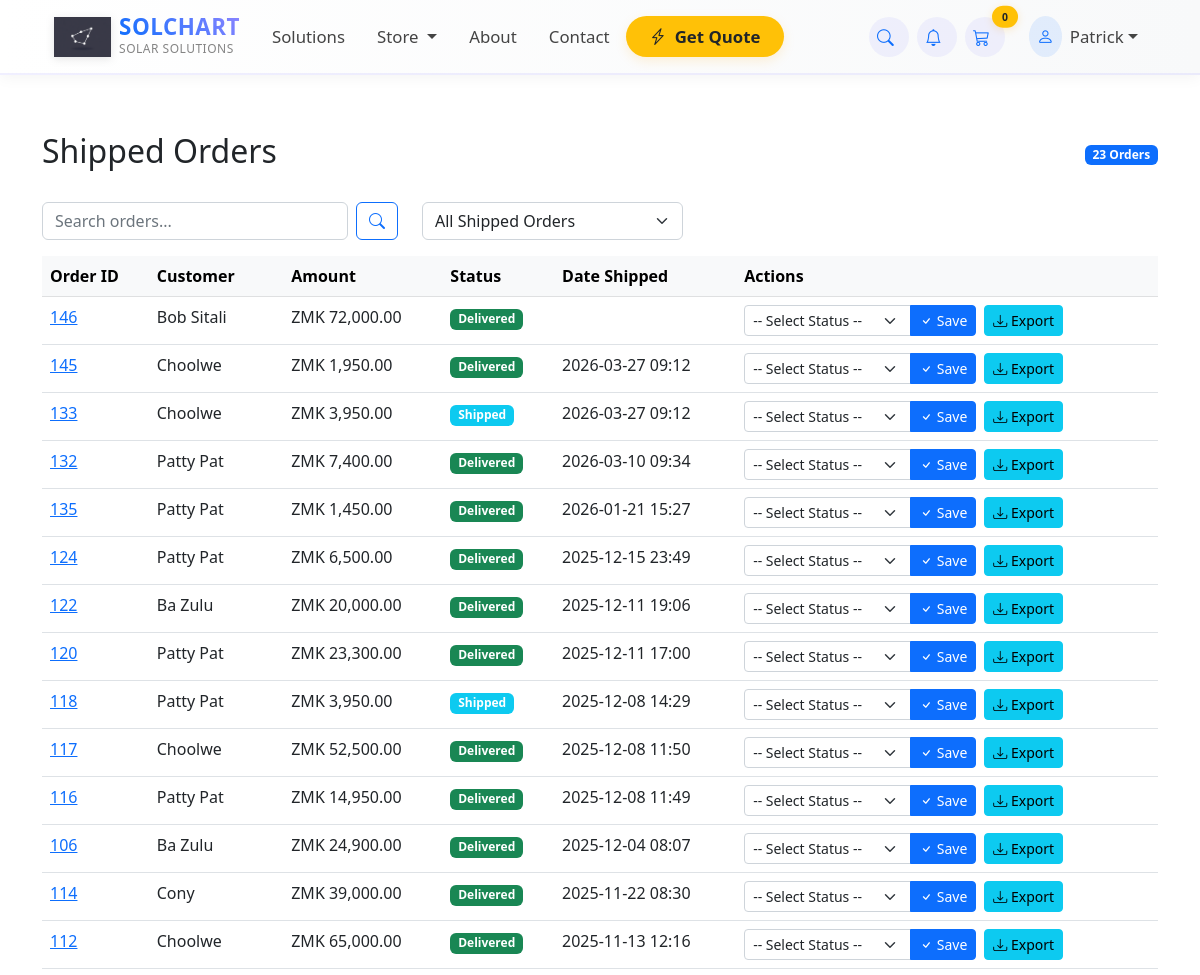
Page /payment/shipped_dash/ (signed in, upper part) on the earlier database version.
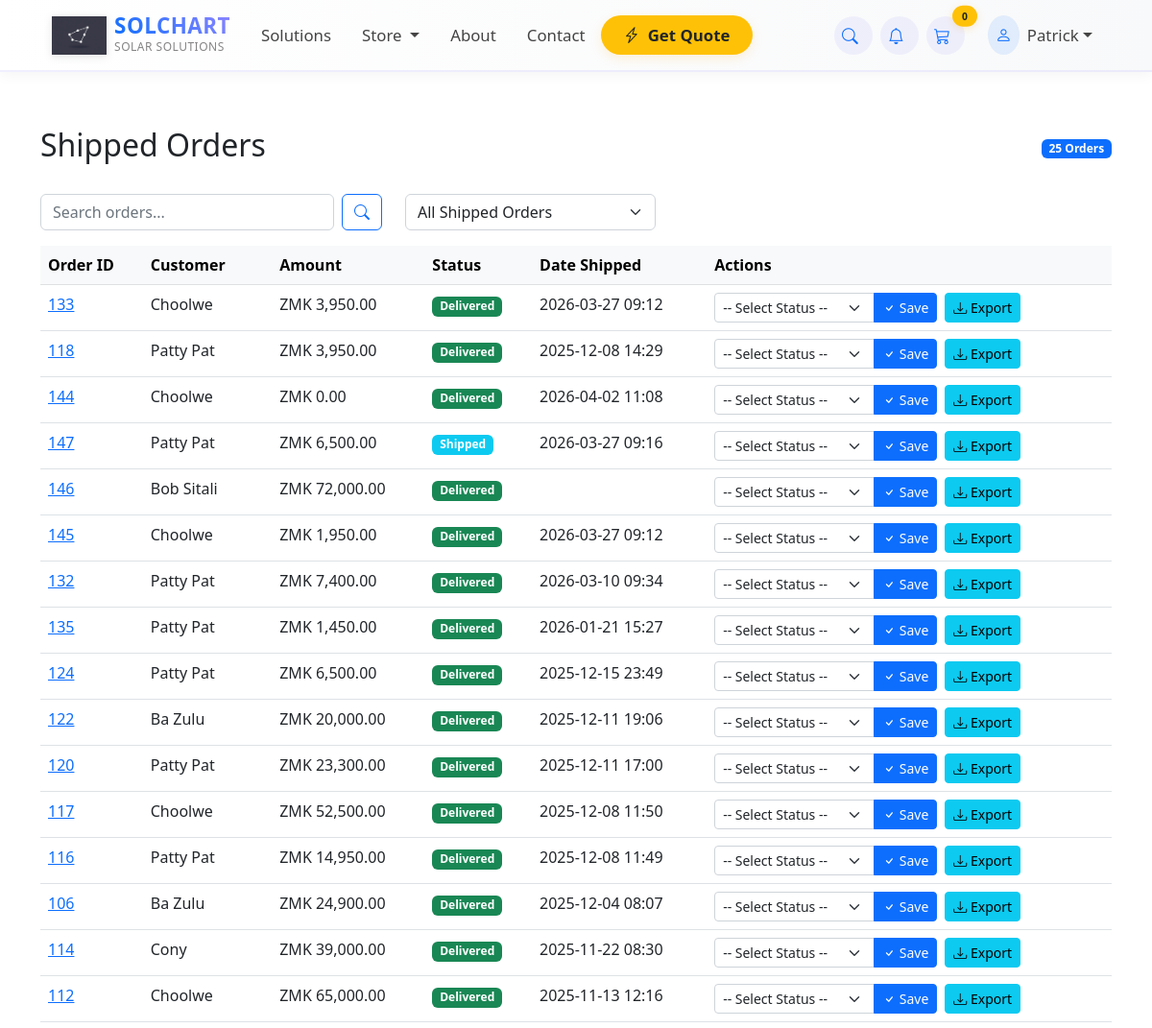
Same page on the later database version.
### payment/models.py (models this page shows, shortened)
class Order(models.Model):
    ORDER_STATUS = (
        ('pending', 'Pending Payment'),
        ('paid', 'Paid'),
        ('processing', 'Processing'),
        ('shipped', 'Shipped'),
        ('delivered', 'Delivered'),
        ('cancelled', 'Cancelled'),
    )
    PAYMENT_CHOICES = (
        ('airtel', 'Airtel Money'),
        ('mtn', 'MTN Mobile Money'),
        ('zamtel', 'Zamtel Kwacha'),
        ('card', 'Bank Card'),
        ('cod', 'Cash on Delivery'),
    )
    user = models.ForeignKey(User, on_delete=models.CASCADE, null=True, blank=True)
    full_name = models.CharField(max_length=255)
    email = models.EmailField(max_length=255)
    phone_number = models.CharField(max_length=20, null=True, blank=True)
    shipping_address = models.TextField(max_length=1000, blank=True, null=True)
    amount_paid = models.DecimalField(max_digits=12, decimal_places=2, default=Decimal('0.00'))
    date_ordered = models.DateTimeField(auto_now_add=True)
    payment_code = models.CharField(
        max_length=20,
        unique=True,
        null=True,
        blank=True,
        help_text="Unique payment code (e.g., HLS-1001-A7K2) for customer to include with payment"
    )
    status = models.CharField(max_length=20, choices=ORDER_STATUS, default='pending')
    payment_method = models.CharField(max_length=20, choices=PAYMENT_CHOICES, null=True, blank=True)
    payment_reference = models.CharField(max_length=100, null=True, blank=True, help_text="Transaction ID or Reference")
    date_paid = models.DateTimeField(null=True, blank=True)
    date_processed = models.DateTimeField(null=True, blank=True)
    date_shipped = models.DateTimeField(null=True, blank=True)
    date_delivered = models.DateTimeField(null=True, blank=True)
    cancellation_notes = models.TextField(blank=True, null=True)
    class Meta:
        indexes = [
            models.Index(fields=['status']),
            models.Index(fields=['-date_ordered']),
            models.Index(fields=['-date_shipped']),
        ]

### payment/views.py (the view, shortened to what this page needs)
# urls.py: path('shipped_dash/', views.shipped_dash, name='shipped_dash'),
def shipped_dash(request):
    request.disable_newsletter = True
    if not request.user.is_authenticated or not request.user.is_superuser:
        message.warning(request, "Access Denied")
        return redirect('home')
    status_filter = request.GET.get('status', 'all')
    search_query = request.GET.get('search', '')
    if status_filter == 'delivered':
        orders_qs = Order.objects.filter(status='delivered')
    elif status_filter == 'shipped':
        orders_qs = Order.objects.filter(status='shipped')
    else:
        orders_qs = Order.objects.filter(status__in=['shipped', 'delivered'])
    if search_query:
        orders_qs = orders_qs.filter(full_name__icontains=search_query) | orders_qs.filter(id__icontains=search_query) | orders_qs.filter(email__icontains=search_query)
    orders_qs = orders_qs.select_related('user').order_by('-date_delivered', '-date_shipped')
    return render(request, 'payment/shipped_dash.html', {"orders": orders_qs, "current_filter": status_filter, "search_query": search_query})

### cart/cart.py (called while the page is built, shortened)
    def cart_total(self):
        product_ids = self.cart.keys()
        products = Product.objects.filter(id__in=product_ids)
        quantities = self.cart
        total = 0
        return total

    def __len__(self):
        return len(self.cart)

### cart/context_processors.py (called while the page is built)
def cart(request):
    cart_obj = Cart(request)
    cart_quantity = cart_obj.__len__()
    return {
        'cart': cart_obj,  # The full cart object
        'cart_quantity': cart_quantity,  # Just the quantity count
        'cart_total': cart_obj.cart_total()  # If you need total price too
    }

### ecom/context_processors.py (called while the page is built)
def newsletter_form(request):
    if getattr(request, 'disable_newsletter', False):
        return {
            'newsletter_form': None,
        }
    return {
        'newsletter_form': NewsletterSubscriberForm(),
    }

### payment/templates/payment/shipped_dash.html (shortened to what this page needs)
{% extends 'base.html' %}
{% load humanize %}
{% block content %}
<div class="container mt-5">
    <div class="d-flex justify-content-between align-items-center mb-4">
        <h2>Shipped Orders</h2>
        <span class="badge bg-primary">{{ orders|length }} Orders</span>
    </div>
    <div class="row mb-3">
        <div class="col-md-4">
            <form class="d-flex" method="GET">
                <input type="text"
                       name="search"
                       class="form-control me-2"
                       placeholder="Search orders..."
                       value="{{ search_query }}">
                <button type="submit" class="btn btn-outline-primary">
                    <i class="bi bi-search"></i>
                </button>
            </form>
        </div>
        <div class="col-md-3">
            <select class="form-select" onchange="window.location.href='?status=' + this.value">
                <option value="all" {% if current_filter == 'all' %}selected{% endif %}>All Shipped Orders</option>
            </select>
        </div>
    </div>
    <table class="table table-hover" id="ordersTable">
        <thead class="table-light">
            <tr>
                <th>Order ID</th>
                <th>Customer</th>
                <th>Amount</th>
                <th>Status</th>
                <th>Date Shipped</th>
                <th>Actions</th>
            </tr>
        </thead>
        <tbody>
            {% for order in orders %}
            <tr>
                <td><a href="{% url 'orders' order.id %}" class="text-primary">{{ order.id }}</a></td>
                <td>{{ order.full_name }}</td>
                <td>ZMK {{ order.amount_paid|floatformat:2|intcomma }}</td>
                <td>
                    <span class="badge {% if order.status == 'shipped' %}bg-info{% else %}bg-success{% endif %}">
                        {{ order.get_status_display }}
                    </span>
                </td>
                <td>{{ order.date_shipped|date:"Y-m-d H:i" }}</td>
                <td>
                    <div class="d-flex gap-2 align-items-center flex-wrap">
                        <form method="POST" class="d-inline">
                            <div class="input-group input-group-sm" style="width: auto;">
                                <select name="new_status" class="form-select form-select-sm" required>
                                    <option value="">-- Select Status --</option>
                                </select>
                                <button type="submit" class="btn btn-primary btn-sm">
                                    <i class="bi bi-check"></i> Save
                                </button>
                            </div>
                        </form>
                        <button class="btn btn-info btn-sm" onclick="exportOrderDetails('{{ order.id }}')">
                            <i class="bi bi-download"></i> Export
                        </button>
                    </div>
                </td>
            </tr>
            {% endfor %}
        </tbody>
    </table>
</div>
{% endblock %}

Differences in the rows shown:
changed Order id 133: status "Shipped" → "Delivered"; moves up the list
changed Order id 118: status "Shipped" → "Delivered"; moves up the list
now on this page (row edited): Order: id "144", full_name "Choolwe", amount_paid "0.00", status "Delivered", date_shipped "2026-04-02 11:08"
now on this page (row edited): Order: id "147", full_name "Patty Pat", amount_paid "6,500.00", status "Shipped", date_shipped "2026-03-27 09:16"
Other differences:
{{ orders|length }}: "23" → "25"
